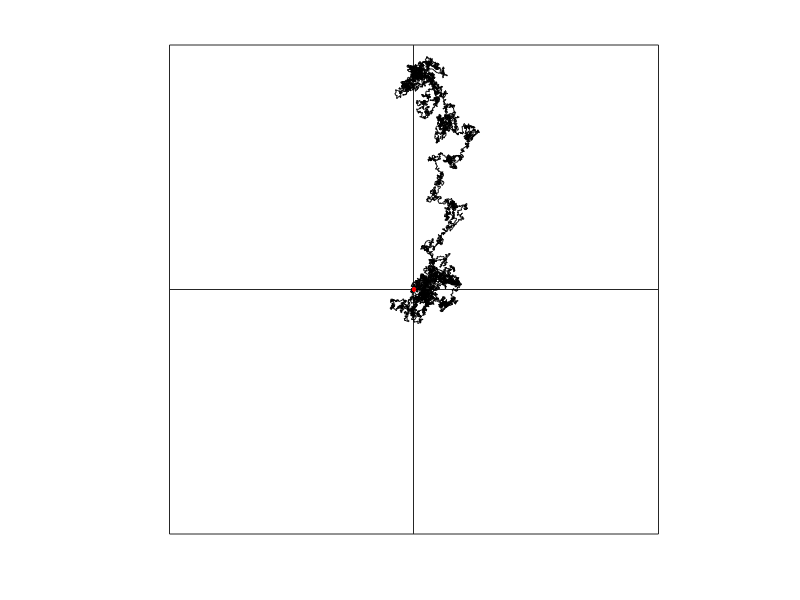

Write the MATLAB code that produced this figure.
function plot_path(domaintype)

if nargin < 1, domaintype = 'point'; end

D = 1;

switch domaintype
  case 'point'
    beta = 1;
    T = 12;
    a = 0;
    b = 0;
    x0 = 1; y0 = 0;
    bndchk = @(R) true;
    rng(3)
  case 'inner_disk'
    beta = 3;
    T = 10;
    a = .5;
    b = 0;
    x0 = 1; y0 = 0;
    bndchk = @(R) (R > a);
    rng('default')
  case 'annulus'
    beta = 1;
    T = 5;
    a = .5;
    b = 2;
    x0 = 1; y0 = 0;
    bndchk = @(R) (R > a && R < b);
    rng('default')
  otherwise
    error('Unknown domain.')
end

dtmax = .001;
dt = dtmax;
maxsteps = 1000000;

ngood = 0;
nbad = 0;

t = zeros(maxsteps,1);
xv = zeros(maxsteps,1); yv = zeros(maxsteps,1);

xv(1) = x0; yv(1) = y0;

i = 2;

tic
while true
  Omega = beta/hypot(xv(i-1),yv(i-1))^2;
  x1 = xv(i-1) - yv(i-1)*Omega*dt + sqrt(2*D*dt)*randn(1);
  y1 = yv(i-1) + xv(i-1)*Omega*dt + sqrt(2*D*dt)*randn(1);
  R1 = hypot(x1,y1);

  if bndchk(R1)
    % Ok good, we haven't entered the wall.
    t(i) = t(i-1) + dt; xv(i) = x1; yv(i) = y1;
    % Let's try making the step size larger, but not too large.
    dt = min(1.2*dt,dtmax);
    ngood = ngood + 1;
    if t(i) >= T, break; end
    i = i + 1;
  else
    % Oops, we're in the wall.  Shrink the time step and try again.
    dt = .75*dt;
    nbad = nbad + 1;
  end
end
toc

fprintf('ngood = %d  nbad = %d  (%g %%)\n',ngood,nbad,100*nbad/(ngood+nbad));

t = t(1:i); xv = xv(1:i); yv = yv(1:i);

figure(1)
plot(xv,yv,'k-')
hold on
axis equal
set(gca,'XAxisLocation','origin','YAxisLocation','origin')

if a == 0
  plot(0,0,'r.','MarkerSize',10)
  set(gca,'XTick',[],'XTickLabel',[])
  set(gca,'YTick',[],'YTickLabel',[])
else
  th = linspace(0,2*pi,100);
  plot(a*cos(th),a*sin(th),'r-','LineWidth',2)
  set(gca,'XTick',[],'XTickLabel',[])
  set(gca,'YTick',[],'YTickLabel',[])
end

if b == 0
  XYmax = 1.05*max(abs([xv;yv]));
else
  th = linspace(0,2*pi,100);
  plot(b*cos(th),b*sin(th),'r-','LineWidth',2)
  XYmax = 1.05*b;
end

axis([-XYmax XYmax -XYmax XYmax])

hold off

print('-dpdf',['path_' domaintype])
